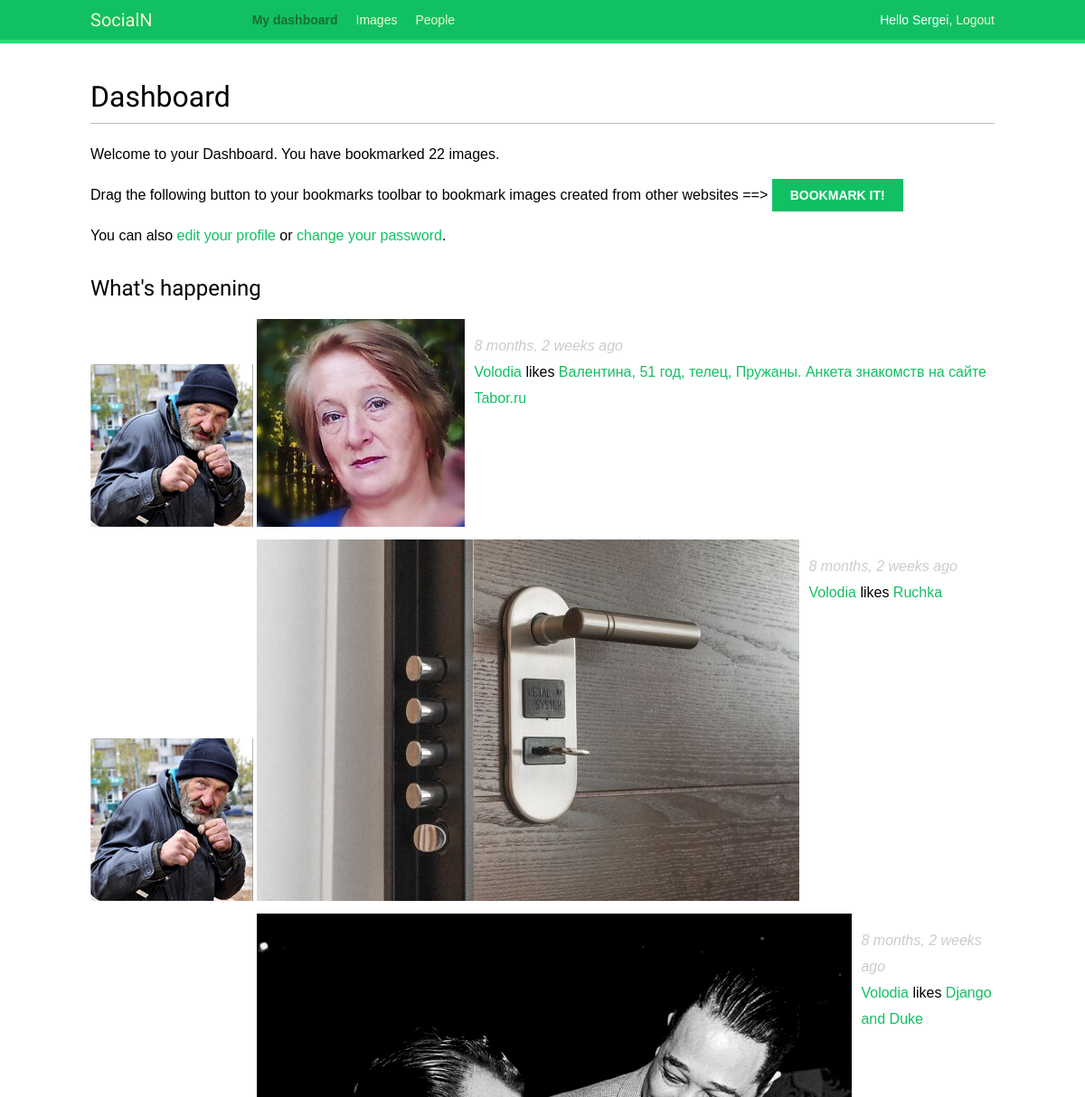
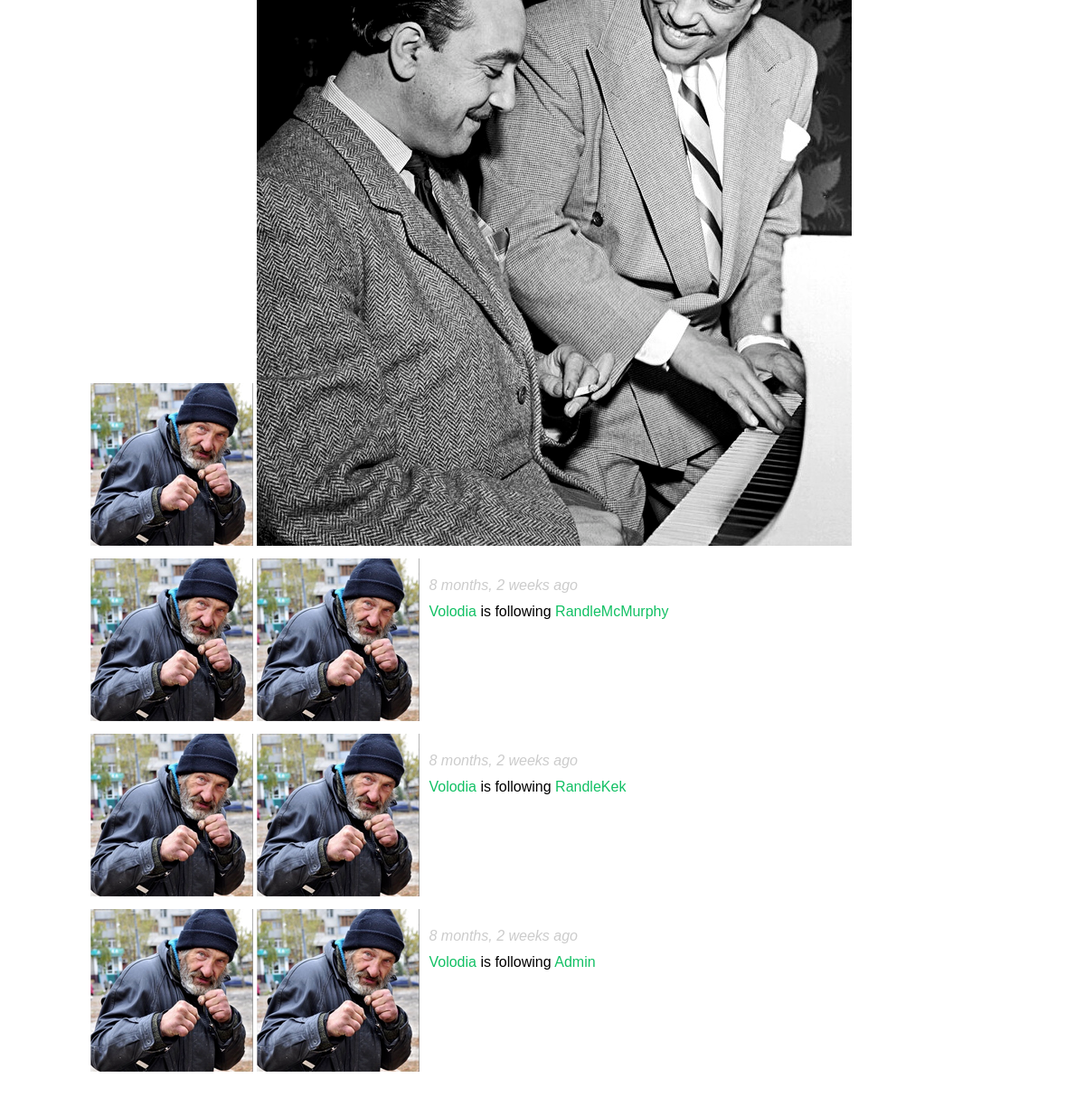
Screenshot of /account/ (signed in) with the database file from the repository (2 pictures, top to bottom).
### actions/models.py (models this page shows)
class Action(models.Model):
    user = models.ForeignKey('auth.User',
                             related_name='actions',
                             db_index=True,
                             on_delete=models.CASCADE)
    target_ct = models.ForeignKey(ContentType,
                                  blank=True,
                                  null=True,
                                  related_name='target_obj',
                                  on_delete=models.CASCADE)
    target_id = models.PositiveIntegerField(null=True,
                                            blank=True,
                                            db_index=True)
    target = GenericForeignKey('target_ct', 'target_id')
    verb = models.CharField(max_length=255)
    created = models.DateTimeField(auto_now_add=True,
                                   db_index=True)
    class Meta:
        ordering = ('-created',)

### images/models.py (models this page shows, shortened)
class Image(models.Model):
    user = models.ForeignKey(
        settings.AUTH_USER_MODEL,
        related_name="images_created",
        on_delete=models.CASCADE,
    )
    title = models.CharField(max_length=200)
    slug = AutoSlugField(populate_from='title')
    url = models.URLField()
    image = models.ImageField(upload_to="images/%Y/%m/%d")
    description = models.TextField(blank=True)
    created = models.DateField(auto_now_add=True, db_index=True)
    users_like = models.ManyToManyField(
        settings.AUTH_USER_MODEL, related_name="images_liked", blank=True
    )
    total_likes = models.PositiveIntegerField(db_index=True, default=0)
    def __str__(self):
        return self.title
    def get_absolute_url(self):
        return reverse("images:detail", args=[self.id, self.slug])

### account/views.py (the view)
@login_required
def dashboard(request):
    actions = Action.objects.exclude(user=request.user)
    following_ids = request.user.following.values_list('id', flat=True)
    if following_ids:
        actions = actions.filter(user_id__in=following_ids)
    actions = actions.select_related('user', 'user__profile')\
                     .prefetch_related('target')[:10]
    return render(request, "account/dashboard.html",
                  {"section": "dashboard",
                   "actions": actions})

### account/templates/account/dashboard.html (shortened to what this page needs)
{% extends 'base.html' %}
{% block content %}
    <h1>Dashboard</h1>
        {% with total_images_created=request.user.images_created.count %}
            <p>Welcome to your Dashboard. You have bookmarked
            {{ total_images_created }} image{{ total_images_created|pluralize }}.</p>
        {% endwith %}
        <p>Drag the following button to your bookmarks toolbar to bookmark images created
            from other websites ==>
            <a href="javascript:{% include 'bookmarklet_launcher.js' %}" class="button">
            Bookmark it!</a>
        </p>
        <p>You can also <a href="{% url 'edit_account' %}">edit your profile</a> or
            <a href="{% url 'password_change' %}">change your password</a>.
        </p>
    <h2>What's happening</h2>
    <div id="action-list">
        {% for action in actions %}
            {% include 'actions/action/detail.html' %}
        {% endfor %}
    </div>
{% endblock %}

### account/templates/base.html (shortened to what this page needs)
{% load static %}
{% load staticfiles %}
<!DOCTYPE html>
<html>
<head>
    <link href="{% static 'css/base.css' %}" rel="stylesheet">
</head>
<body>
    <div id="header">
        <span class="logo">SocialN</span>
        {% if request.user.is_authenticated %}
        <ul class="menu">
            <li {% if section == 'dashboard' %} class="selected" {% endif %}>
                <a href="{% url 'dashboard' %}">My dashboard</a>
            </li>
            <li {% if section == 'images' %} class="selected" {% endif %}>
                <a href="{% url 'images:list' %}">Images</a>
            </li>
            <li {% if section == 'people' %} class="selected" {% endif %}>
                <a href="{% url 'user_list' %}">People</a>
            </li>
        </ul>
        {% endif %}
        <span class="user">
            {% if request.user.is_authenticated %}
            Hello {{ request.user.first_name }},
            <a href="{% url 'logout' %}">Logout</a>
            {% else %}
            <a href="{% url 'login' %}">Log-in</a>
            {% endif %}
        </span>
    </div>
    <div id="content">
        {% block content %}{% endblock %}
</body>
</html>

### images/templates/bookmarklet_launcher.js
(function () {
    if (window.myBookmarklet !== undefined) {
        myBookmarklet();
    }
    else {
        document.body.appendChild(document.createElement('script')).src = 'http://127.0.0.1:8000/static/js/bookmarklet.js?r=' + Math.floor(Math.random() * 99999999999999999999);
    }
})();

### actions/templates/actions/action/detail.html
{% load thumbnail %}
{% with user=action.user profile=action.user.profile %}
    <div class="action">
        <div class="images">
            {% if profile.photo %}
                {% thumbnail user.profile.photo "80x80" crop="100%" as im %}
                    <a href="{{ user.get_absolute_url }}">
                        <img src="{{ im.url }}" alt="{{ user.get_full_name }}" class="item-img">
                    </a>
                {% endthumbnail %}
            {% endif %}
            {% if action.target %}
                {% with target=action.target %}
                    {% if target.image %}
                        {% thumbnail target.image "80x80" crop="100%" as im %}
                            <a href="{{ target.get_absolute_url }}">
                                <img src="{{ im.url }}" class="item-img">
                            </a>
                        {% endthumbnail %}
                    {% else %}
                        {% thumbnail user.profile.photo "80x80" crop="100%" as im %}
                            <a href="{{ user.get_absolute_url }}">
                                <img src="{{ im.url }}" alt="{{ user.get_full_name }}" class="item-img">
                            </a>
                        {% endthumbnail %}
                    {% endif %}
                {% endwith %}
            {% endif %}
        </div>
        <div class="info">
            <p>
                <span class="date">{{ action.created|timesince }} ago</span><br/>
                <a href="{{ user.get_absolute_url }}">{{ user.first_name }}</a>
                {{ action.verb }}
                {% if action.target %}
                    {% with target=action.target %}
                        <a href="{{ target.get_absolute_url }}">{{ target }}</a>
                    {% endwith %}
                {% endif %}
            </p>
        </div>
    </div>
{% endwith %}

### account/static/css/base.css (style rules this page uses)
body { margin:0; padding:0; font-family:helvetica, sans-serif; }
p { line-height: 1.8; }
a { color:#12c064; text-decoration:none; }
h1, h2, h3, h4, h5 , h6 { font-family: 'Muli', sans-serif; font-weight:normal; }
h1 { border-bottom:1px solid #bbb; padding:0 0 10px 0; margin:10px 0 20px 0; }
h2 { margin:30px 0 20px; }
#header { padding:10px 100px; font-size:14px; background:#12c064; color:#fff; border-bottom:4px solid #1cdf78; overflow:auto; }
#header .logo { font-family: 'Muli', sans-serif; float:left; color:#f3f7cc; font-size:20px; margin-right:10%; }
#header ul.menu { list-style:none; float:left; margin:0; padding:0; }
#header ul.menu li { float:left; padding:4px 10px; }
#header ul.menu li.selected a, #header ul.menu li.selected a:hover { color:#1b6d32; font-weight:bold; }
#header a { color:#f3f7cc; }
#header .user { float:right; padding-top:4px; }
#content { padding:30px 100px; }
input[type=submit], a.button { font-weight:bold; background:#12c064; color:#fff; padding:10px 20px; font-size:14px; text-transform:uppercase; }
.action { clear:both; overflow:auto; }
.action .images { float:left; margin:0 10px 10px 0; }
.action .date { font-style:italic; color:#ccc; }

### rows the page displays
Action: shows a picture, created "8 months, 2 weeks", user.first_name "Volodia", verb "likes", target "Валентина, 51 год, телец, Пружаны. Анкета знакомств на сайте Tabor.ru"
Action: shows a picture, created "8 months, 2 weeks", user.first_name "Volodia", verb "likes", target "Ruchka"
Action: shows a picture, created "8 months, 2 weeks", user.first_name "Volodia", verb "likes", target "Django and Duke"
Action: created "8 months, 2 weeks", user.first_name "Volodia", verb "is following", target "RandleMcMurphy"
Action: created "8 months, 2 weeks", user.first_name "Volodia", verb "is following", target "RandleKek"
Action: created "8 months, 2 weeks", user.first_name "Volodia", verb "is following", target "Admin"

### other values shown
{{ request.user.first_name }} "Sergei"
{{ total_images_created }} "22"
